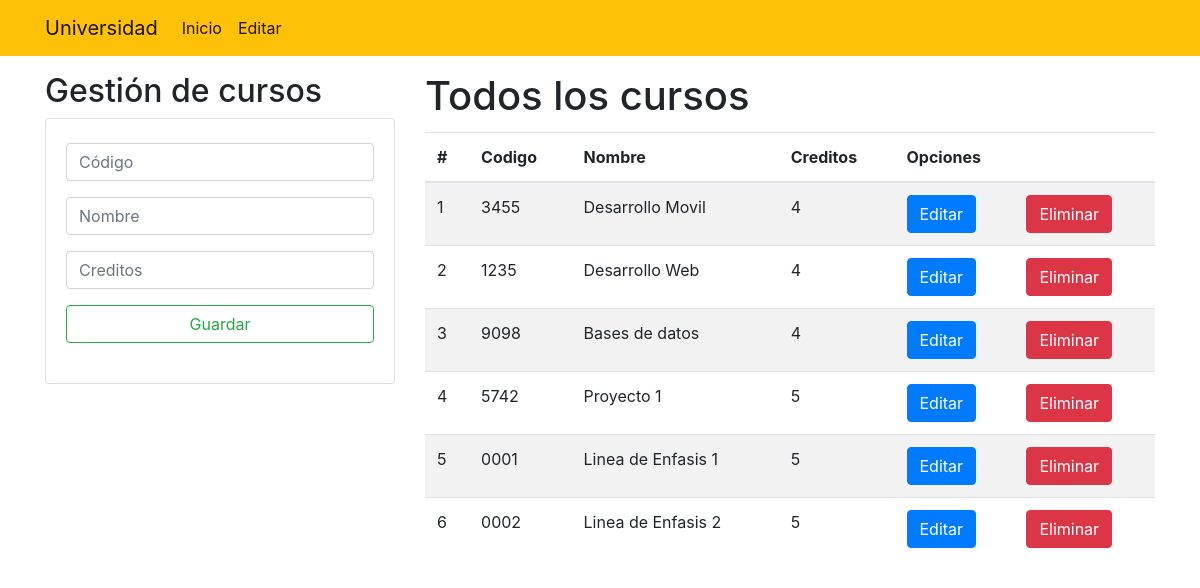
The app's page /, older data.
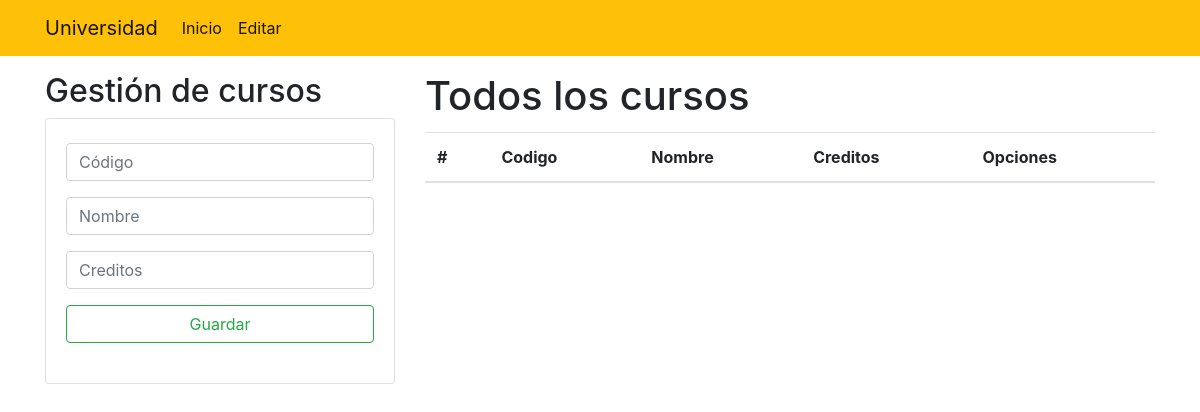
The same page, newer data.
### Academico/models.py (models this page shows, shortened)
class Curso(models.Model):
    codigo = models.CharField(primary_key=True, max_length=8)
    nombre = models.CharField(max_length=50)
    creditos = models.PositiveSmallIntegerField()

### Academico/views.py (the view)
# urls.py: path('', views.home),
def home(request):
    allCursos = Curso.objects.all()
    return render(request, 'gestionCursos.html', {"cursos": allCursos})

### Academico/templates/gestionCursos.html (shortened to what this page needs)
{% extends './base.html' %} {% block title %} Gestión de Cursos {% endblock %}
{% block body %}
<div class="row">
  <div class="col-sm-12 col-md-6 col-lg-4 col-xl-4">
    <h2>Gestión de cursos</h2>
    <div class="card py-1">
      <div class="card-body">
        <form action="/registrarCurso/" method="POST">
          <div class="form-group">
            <input
              type="text"
              id="txtCodigo"
              name="txtCodigo"
              class="form-control"
              placeholder="Código"
              minlength="1"
              maxlength="8"
              required
            />
          </div>
          <div class="form-group">
            <input
              type="text"
              id="txtNombre"
              name="txtNombre"
              class="form-control"
              placeholder="Nombre"
              minlength="2"
              maxlength="50"
              required
            />
          </div>
          <div class="form-group">
            <input
              type="number"
              id="numCreditos"
              name="numCreditos"
              class="form-control"
              placeholder="Creditos"
              minlength="1"
              required
            />
          </div>
          <div class="form-group">
            <button type="submit" class="btn btn-outline-success btn-block">
              Guardar
            </button>
          </div>
        </form>
      </div>
    </div>
  </div>
  <div class="col-sm-12 col-md-6 col-lg-8 col-xl-8">
    <h1>Todos los cursos</h1>
    <div class="table-responsive py-1">
      <table class="table table-striped">
        <thead>
          <tr>
            <th>#</th>
            <th>Codigo</th>
            <th>Nombre</th>
            <th>Creditos</th>
            <th colspan="2">Opciones</th>
          </tr>
        </thead>
        <tbody>
          {% for curso in cursos %}
          <tr>
            <td>{{forloop.counter}}</td>
            <td>{{curso.codigo}}</td>
            <td>{{curso.nombre}}</td>
            <td>{{curso.creditos}}</td>
            <td>
              <a href="editarCurso/{{curso.codigo}}" class="btn btn-primary"
                >Editar</a
              >
            </td>
            <td>
              <button type="button" class="btn btn-danger" data-toggle="modal" data-target="#exampleModal">
                Eliminar
              </button>
              </td>
          </tr>
          {% endfor %}
        </tbody>
      </table>
    </div>
  </div>
</div>
{% endblock %}

Row changes from the older to the newer data that the page shows:
removed Curso: codigo "3455", nombre "Desarrollo Movil", creditos "4"
removed Curso: codigo "1235", nombre "Desarrollo Web", creditos "4"
removed Curso: codigo "9098", nombre "Bases de datos", creditos "4"
removed Curso: codigo "5742", nombre "Proyecto 1", creditos "5"
removed Curso: codigo "0001", nombre "Linea de Enfasis 1", creditos "5"
removed Curso: codigo "0002", nombre "Linea de Enfasis 2", creditos "5"
